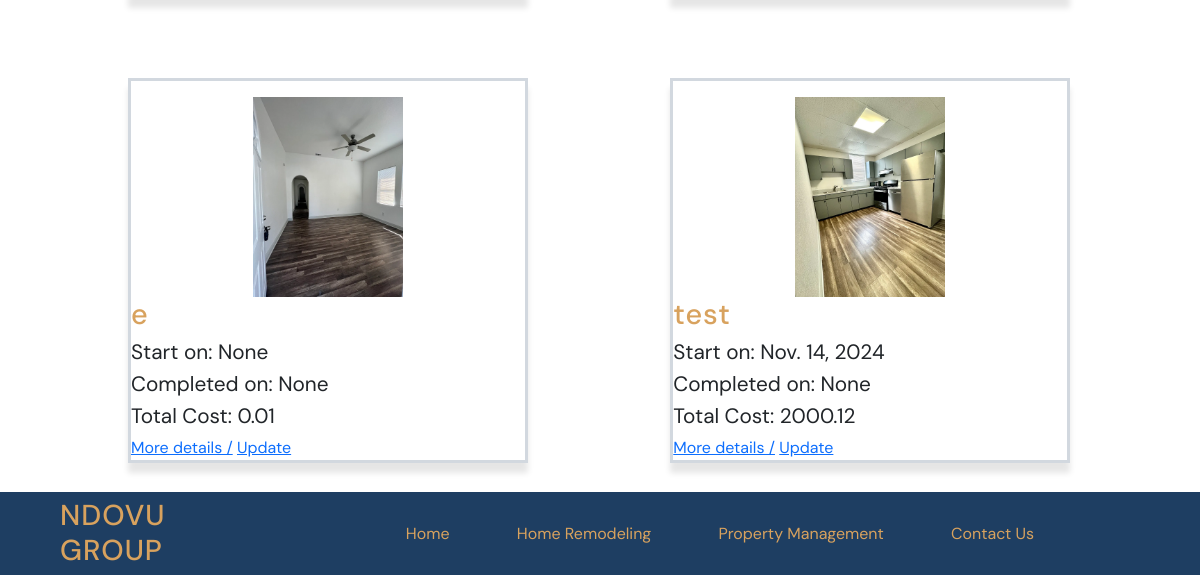
The page /projects/ (lower part) on the database as committed earlier.
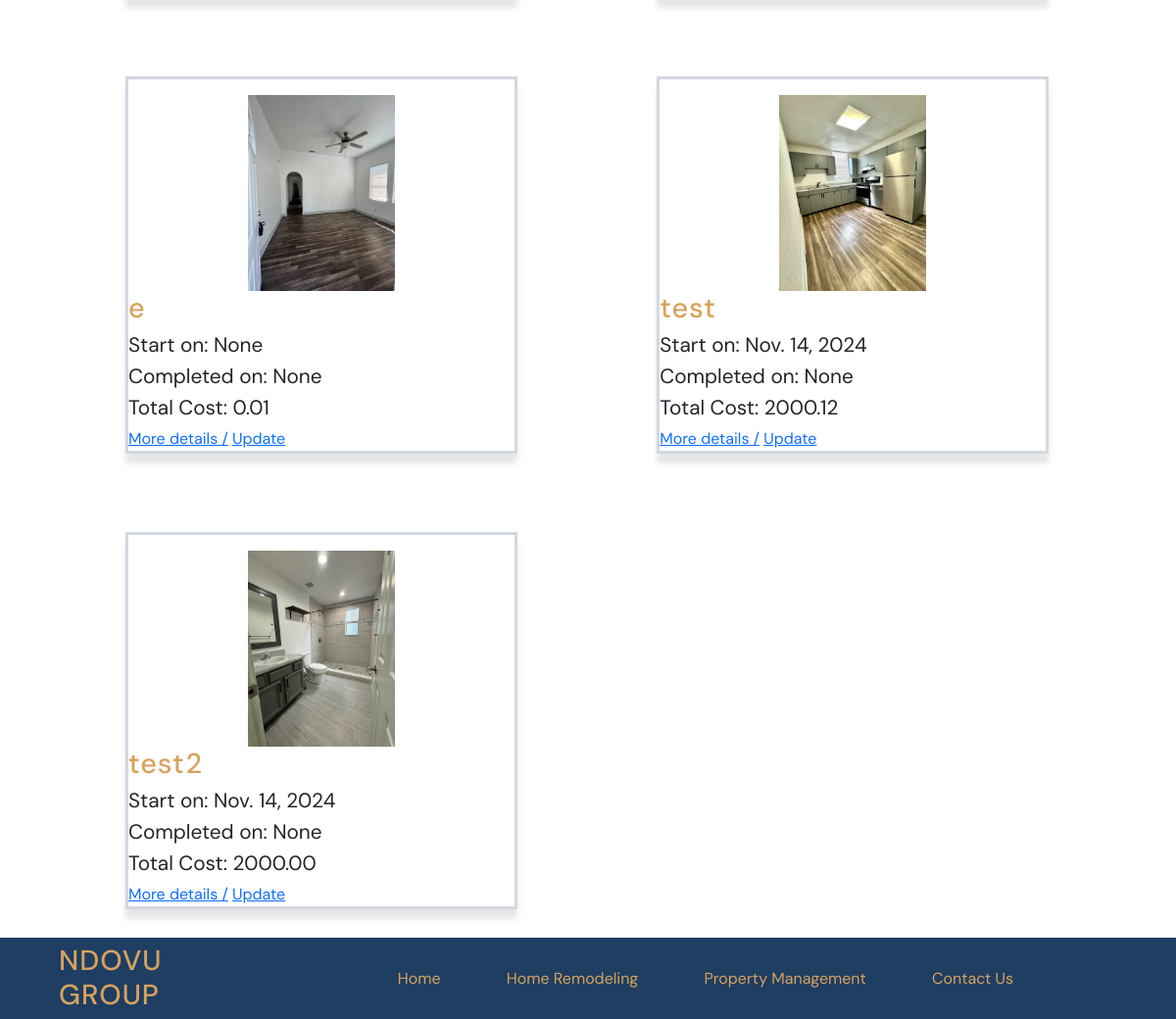
The same page on the database as committed later.
### projects/models.py (models this page shows, shortened)
class Project(models.Model):
    name = models.CharField(max_length=128)
    image = models.ImageField(upload_to="static/img")
    tasks = models.CharField(max_length=200)
    vendor = models.CharField(max_length=50)
    total_cost = MoneyField(max_digits=14, decimal_places=2, default_currency='USD')
    comments = models.TextField()
    start_date = models.DateField(null=True, blank=True)
    complete_date = models.DateField(null=True, blank=True)

### projects/views.py (the view)
# urls.py: path("", views.ProjectListView.as_view(), name="list"),
class ProjectListView(ListView): #scan ops
        template_name = "projects/projects_list.html"
        model = Project

### templates/projects/projects_list.html (shortened to what this page needs)
{% extends 'base.html' %}
{% load static %}
{% block content %}
    <section class="projects-section center-column ">
    <div class="projects-list">
    {% for project in project_list %}
        <div class="project-card">
            <img src="{{ project.image.url }}" alt="house before">
                <h2> {{ project.name }} </h2>
                <p> Start on: {{ project.start_date }} </p>
                <p> Completed on: {{ project.complete_date }} </p>
                <p> Total Cost: {{ project.total_cost }} </p>
                <a href="{% url 'detail' project.id %}">More details /</a>
                <a href="{% url 'update' project.id %}">Update</a>
        </div>
        {% endfor %}
    </div>
</section>
{% endblock content %}

### templates/base.html (shortened to what this page needs)
{% load static %}
<!DOCTYPE html>
<html lang="en">
<head>
    <link href="https://cdn.jsdelivr.net/npm/bootstrap@5.3.3/dist/css/bootstrap.min.css" rel="stylesheet"
>
    <link rel="stylesheet" href="{% static '/css/base.css' %}">
    <link rel="stylesheet" href="{% static '/css/footer.css' %}">
    <link rel="stylesheet" href="{% static '/css/header.css' %}">
    <link rel="stylesheet" href="{% static '/css/section.css' %}">
    <link rel="stylesheet" href="{% static '/css/responsive.css' %}">
</head>
<body>
    {% block content %}
    {% endblock content %}
    <footer class="center-row">
        <div class="logo center-row">
            <h2>NDOVU GROUP</h2>
        </div>
        <nav class="nav-menu">
            <div class="nav-options center-row">
                <a href="{% url 'home' %}">Home</a>
                <a href="{% url 'remodel' %}">Home Remodeling</a>
                <a href="{% url 'property' %}">Property Management</a>
                <a href="{% url 'contact' %}">Contact Us</a>
            </div>
        </nav>
    </footer>
</body>
</html>

### static/css/base.css (style rules this page uses)
:root { --secondary-color-600: #d8a25e; --background-color: #fdfdfd; --surface-color: #1e3e62; --neutral-color:#2e2f30; --DM-font: "DM Sans", sans-serif; }
* { font-family: var(--DM-font); margin: 0; padding: 0; text-decoration: none; }
html { font-size: 16px; background-color: var(--background-color); }
h2 { color: var(--secondary-color-600); font-size: 1.8rem; letter-spacing: 0.06rem; }
p { line-height: 1.5rem; font-size: 1.3rem; }
.center-row { display: flex; justify-content: center; align-items: center; }
.center-column { display: flex; justify-content: center; align-items: center; flex-direction: column; }

### static/css/footer.css (style rules this page uses)
footer { background-color: var(--surface-color); height: 83px; position: fixed; bottom: 0; width: 100%; }

### static/css/header.css (style rules this page uses)
.logo { width: 20%; height: 100%; padding-right: 10%; margin-top: 0.5%; }
.nav-menu { width: 70%; height: 100%; }
.nav-options { width: 100%; height: 100%; }
.nav-options a { color: var(--secondary-color-600); font-size: 1rem; margin: 2%; padding: 1% 2%; text-decoration: none !important; }

### static/css/section.css (style rules this page uses)
.projects-section { margin-top: 4rem; position: relative; }
.projects-list { margin: 2rem 0px; gap: 5rem; position: relative; }
.project-card { width: 400px; display: inline-block; border: 3px solid rgba(30, 62, 98, 0.2); box-shadow: 0 10px 6px rgba(0, 0, 0, 0.1); margin-bottom: 5rem; vertical-align: top; margin-right: 10px; margin-left: 8rem; text-align: justify; }
.project-card p { width: 90%; margin: 0.5rem 0; }
.project-card img { height: 200px; object-fit: contain; display: block; margin: 1rem auto 0; }
.project-card a { width: 100%; }

Rows that differ between the two databases and show on the page:
added Project: image (picture), name "test2", start_date "Nov. 14, 2024", complete_date "None", total_cost "2000.00"
